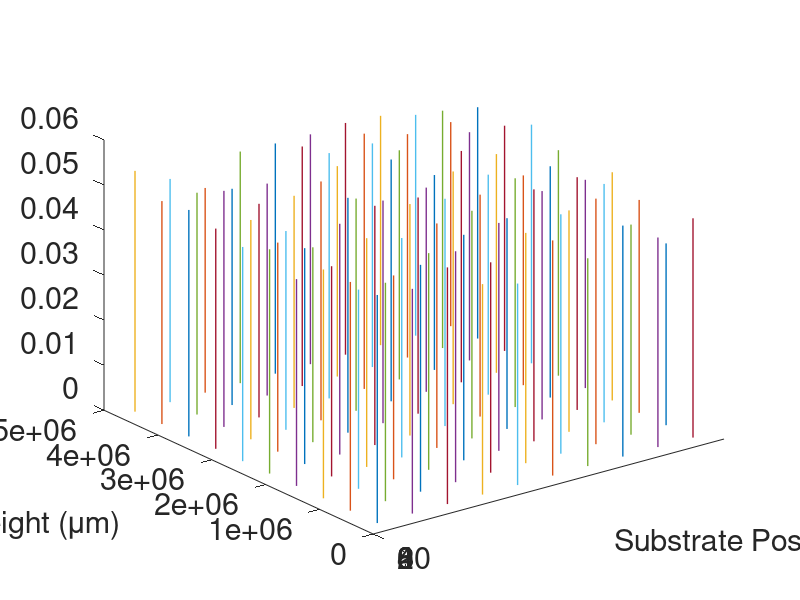

MATLAB code to generate this figure:
%function [elementNodes,ang,rate,nodeCoordinates,nodeCount,element,nucleationSite,growthNode,ro]=nucleate10umCompress(numberBeamsx,numberBeamsy,h_span,v_span,avgRate,rout,rate_stdev,ang_stdev)

h_span=5;
v_span=5;
numberBeamsx=10;
numberBeamsy=10;

ang_stdev=10;
rate_stdev=5;
avgRate=50e-9;
rout=10e-9;


for o=1:numberBeamsx
    o
    origin1(o)=h_span/(numberBeamsx)*(o-1/2)
end

for p=1:numberBeamsy
    origin2(p)=v_span/(numberBeamsy)*(p-1/2)
end
    [x,y]=meshgrid(origin1,origin2)
    numberBeams=numberBeamsx*numberBeamsy
    
    
    
for ii=1:numberBeams;
    mu_ang = 0;
    Sigma_ang = (ang_stdev*3.1415/180)^2; %Converted to radians
    R_ang = chol(Sigma_ang);
    ang(ii) = repmat(mu_ang,1) + randn(1)*R_ang;
    
    ro(ii)=rout;
    phi(ii)=rand*pi;
    
    mu_rate=avgRate;
    Sigma_rate = [(rate_stdev/100*avgRate)^2;];%changed
    R_rate = chol(Sigma_rate);
    rate(ii) = repmat(mu_rate,1) + randn(1)*R_rate;  
end



nodeCount=0;
element=0;

 
for num = numberBeams+1:2*numberBeams %% Setting up CNT bases
    num
    nodeCount=nodeCount+1
    nodeCoordinates(num,1)=x(num-numberBeams)
    nodeCoordinates(num,2)=y(num-numberBeams) 
    nodeCoordinates(num,3)=0
    nucleationSite(num-numberBeams,1)=nodeCoordinates(num,1)%%xxx(num)
    nucleationSite(num-numberBeams,2)=nodeCoordinates(num,2)%%yyy(num)
    nucleationSite(num-numberBeams,3)=nodeCoordinates(num,3)%%zzz(num)
end
%%Making the free tips of the CNTs the initial nodes
for num=1:numberBeams %%Setting position of CNT free ends
    num
    element=element+1 
    nodeCount=nodeCount+1
    nodeCoordinates(num,1)=nodeCoordinates(num+numberBeams,1)+sin(ang(num))*cos(phi(num))*rate(num) %changed '*' to '+' before sin
    nodeCoordinates(num,2)=nodeCoordinates(num+numberBeams,2)+sin(ang(num))*sin(phi(num))*rate(num) %changed '*' to '+' before sin
    nodeCoordinates(num,3)=nodeCoordinates(num+numberBeams,3)+cos(ang(num))*rate(num) %changed '*' to '+' before cos
    growthNode(num,1)=nodeCoordinates(num,1)
    growthNode(num,2)=nodeCoordinates(num,2)
    elementNodes(element,1)=element
    elementNodes(element,2)=nodeCount
end   

         %%Adding Plot Function%%
     
             for p=1:numberBeams
                 p
                 pp=p:numberBeams:nodeCount
                 %plot(nodeCoordinates(pp,1)*1e6+buffer*1e6,nodeCoordinates(pp,2)*1e6,'Marker','o','MarkerSize',4,'LineWidth',1);
                 plot3(nodeCoordinates(pp,1)*1e6,nodeCoordinates(pp,2)*1e6, nodeCoordinates(pp,3)*1e6,'LineWidth',1)
                 %plot(nodeCoordinates(pp,1),nodeCoordinates(pp,2),'LineWidth',1);
                 %scatter(nodeCoordinates(closeNodes(:,1),1),nodeCoordinates(closeNodes(:,1),2))
                 %axis([0 axesBound*1e6 -2 10]);
                 figureHandle = gcf
                 set(gca,'FontSize',22)
                 set(findall(gcf,'type','text'),'FontSize',22)
                 %set(gca,'xtick',[])
                 set(gca,'XTick',[-2,0,2,4,6,8,10])
                 xlabel('Substrate Position (\mum)')
                 ylabel('Forest Height (\mum)')
                 hold on
             end

